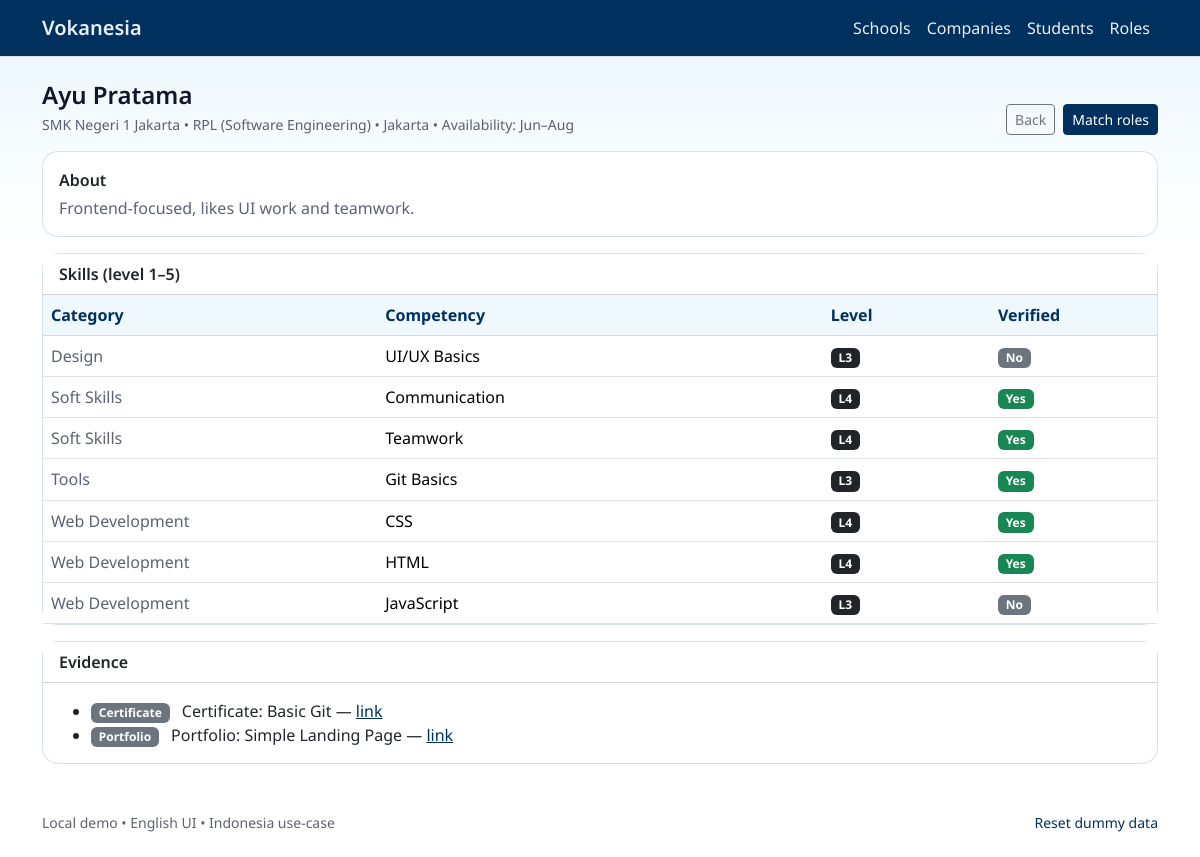
Screenshot of /students/1 with the database file from the repository.
### tables this page shows
CREATE TABLE students (
  id INTEGER PRIMARY KEY AUTOINCREMENT,
  name TEXT NOT NULL,
  school_id INTEGER NOT NULL,
  program TEXT NOT NULL,
  city TEXT,
  availability TEXT,
  about TEXT,
  FOREIGN KEY(school_id) REFERENCES schools(id) ON DELETE CASCADE
);

CREATE TABLE schools (
  id INTEGER PRIMARY KEY AUTOINCREMENT,
  name TEXT NOT NULL,
  city TEXT
);

CREATE TABLE student_skills (
  id INTEGER PRIMARY KEY AUTOINCREMENT,
  student_id INTEGER NOT NULL,
  competency_id INTEGER NOT NULL,
  level INTEGER NOT NULL CHECK(level BETWEEN 1 AND 5),
  verified INTEGER NOT NULL CHECK(verified IN (0,1)),
  FOREIGN KEY(student_id) REFERENCES students(id) ON DELETE CASCADE,
  FOREIGN KEY(competency_id) REFERENCES competencies(id) ON DELETE CASCADE,
  UNIQUE(student_id, competency_id)
);

CREATE TABLE competencies (
  id INTEGER PRIMARY KEY AUTOINCREMENT,
  name TEXT NOT NULL,
  category TEXT
);

CREATE TABLE evidence (
  id INTEGER PRIMARY KEY AUTOINCREMENT,
  student_id INTEGER NOT NULL,
  title TEXT NOT NULL,
  url TEXT,
  type TEXT,
  FOREIGN KEY(student_id) REFERENCES students(id) ON DELETE CASCADE
);

### app.py (the view)
@app.route("/students/<int:student_id>")
def student_detail(student_id: int):
    db = get_db()
    student = fetch_one(
        db,
        """
        SELECT s.*, sc.name AS school_name, sc.city AS school_city
        FROM students s
        JOIN schools sc ON sc.id = s.school_id
        WHERE s.id = ?
        """,
        (student_id,),
    )
    if not student:
        return render_template("not_found.html", title="Student not found"), 404
    skills = fetch_all(
        db,
        """
        SELECT c.name AS competency_name, c.category, ss.level, ss.verified
        FROM student_skills ss
        JOIN competencies c ON c.id = ss.competency_id
        WHERE ss.student_id = ?
        ORDER BY c.category ASC, c.name ASC
        """,
        (student_id,),
    )
    evidence = fetch_all(db, "SELECT * FROM evidence WHERE student_id = ? ORDER BY id DESC", (student_id,))
    return render_template("student_detail.html", student=student, skills=skills, evidence=evidence)

### app.py (called while the page is built)
def get_db() -> sqlite3.Connection:
    if "db" not in g:
        conn = sqlite3.connect(DB_PATH)
        conn.row_factory = sqlite3.Row
        g.db = conn
    return g.db

def fetch_all(db: sqlite3.Connection, sql: str, params: Tuple[Any, ...] = ()) -> List[sqlite3.Row]:
    return db.execute(sql, params).fetchall()

def fetch_one(db: sqlite3.Connection, sql: str, params: Tuple[Any, ...] = ()) -> sqlite3.Row | None:
    return db.execute(sql, params).fetchone()

### templates/student_detail.html
{% extends "base.html" %}
{% block content %}
<div class="d-flex flex-wrap justify-content-between align-items-end gap-2 mb-3">
  <div>
    <h1 class="h4 fw-semibold mb-1">{{ student.name }}</h1>
    <div class="text-secondary small">{{ student.school_name }} • {{ student.program }} • {{ student.city or "—" }} • Availability: {{ student.availability or "—" }}</div>
  </div>
  <div class="d-flex gap-2">
    <a class="btn btn-outline-secondary btn-sm" href="{{ url_for('students') }}">Back</a>
    <a class="btn btn-primary btn-sm" href="{{ url_for('match_student', student_id=student.id) }}">Match roles</a>
  </div>
</div>
<div class="card rounded-4 mb-3">
  <div class="card-body">
    <div class="fw-semibold mb-1">About</div>
    <div class="text-secondary">{{ student.about or "—" }}</div>
  </div>
</div>
<div class="card rounded-4 mb-3">
  <div class="card-header bg-white">
    <div class="fw-semibold">Skills (level 1–5)</div>
  </div>
  <div class="card-body p-0">
    <div class="table-responsive">
      <table class="table mb-0 align-middle">
        <thead>
          <tr>
            <th style="width: 30%">Category</th>
            <th>Competency</th>
            <th style="width: 15%">Level</th>
            <th style="width: 15%">Verified</th>
          </tr>
        </thead>
        <tbody>
          {% for sk in skills %}
          <tr>
            <td class="text-secondary">{{ sk.category or "—" }}</td>
            <td>{{ sk.competency_name }}</td>
            <td><span class="badge text-bg-dark">L{{ sk.level }}</span></td>
            <td>
              {% if sk.verified == 1 %}
                <span class="badge text-bg-success">Yes</span>
              {% else %}
                <span class="badge text-bg-secondary">No</span>
              {% endif %}
            </td>
          </tr>
          {% endfor %}
        </tbody>
      </table>
    </div>
  </div>
</div>
<div class="card rounded-4">
  <div class="card-header bg-white">
    <div class="fw-semibold">Evidence</div>
  </div>
  <div class="card-body">
    {% if evidence|length == 0 %}
      <div class="text-secondary">—</div>
    {% else %}
      <ul class="mb-0">
        {% for e in evidence %}
          <li>
            <span class="badge text-bg-secondary me-2">{{ e.type or "Evidence" }}</span>
            {{ e.title }}
            {% if e.url %} — <a href="{{ e.url }}" target="_blank" rel="noopener">link</a>{% endif %}
          </li>
        {% endfor %}
      </ul>
    {% endif %}
  </div>
</div>
{% endblock %}

### static/styles.css (style rules this page uses)
:root { --tud-blue: #00305D; --tud-mid: #2C94CC; --tud-light:#84CFED; --tud-magenta:#E20074; --tud-ink: #0f172a; --tud-muted: rgba(15, 23, 42, .68); --tud-border: rgba(0, 48, 93, .15); }
html, body { font-family: "Noto Sans", system-ui, -apple-system, Segoe UI, Roboto, Arial, sans-serif; }
body { background: linear-gradient(180deg, rgba(132,207,237,.18) 0%, rgba(255,255,255,1) 240px); color: var(--tud-ink); }
.btn-primary { background-color: var(--tud-blue); border-color: var(--tud-blue); }
.card { border-color: var(--tud-border); }
.table thead th { color: var(--tud-blue); background: rgba(132,207,237,.14); border-bottom-color: rgba(0,48,93,.18) !important; }
.text-secondary { color: var(--tud-muted) !important; }
a { color: var(--tud-blue); }

### rows the page displays
students: name "Ayu Pratama", program "RPL (Software Engineering)", city "Jakarta", availability "Jun–Aug", about "Frontend-focused, likes UI work and teamwork."
schools: school_name "SMK Negeri 1 Jakarta"
student_skills: category "Design", competency_name "UI/UX Basics", level "3", verified "No"
student_skills: category "Soft Skills", competency_name "Communication", level "4", verified "Yes"
student_skills: category "Soft Skills", competency_name "Teamwork", level "4", verified "Yes"
student_skills: category "Tools", competency_name "Git Basics", level "3", verified "Yes"
student_skills: category "Web Development", competency_name "CSS", level "4", verified "Yes"
student_skills: category "Web Development", competency_name "HTML", level "4", verified "Yes"
student_skills: category "Web Development", competency_name "JavaScript", level "3", verified "No"
evidence: type "Certificate", title "Certificate: Basic Git"
evidence: type "Portfolio", title "Portfolio: Simple Landing Page"
